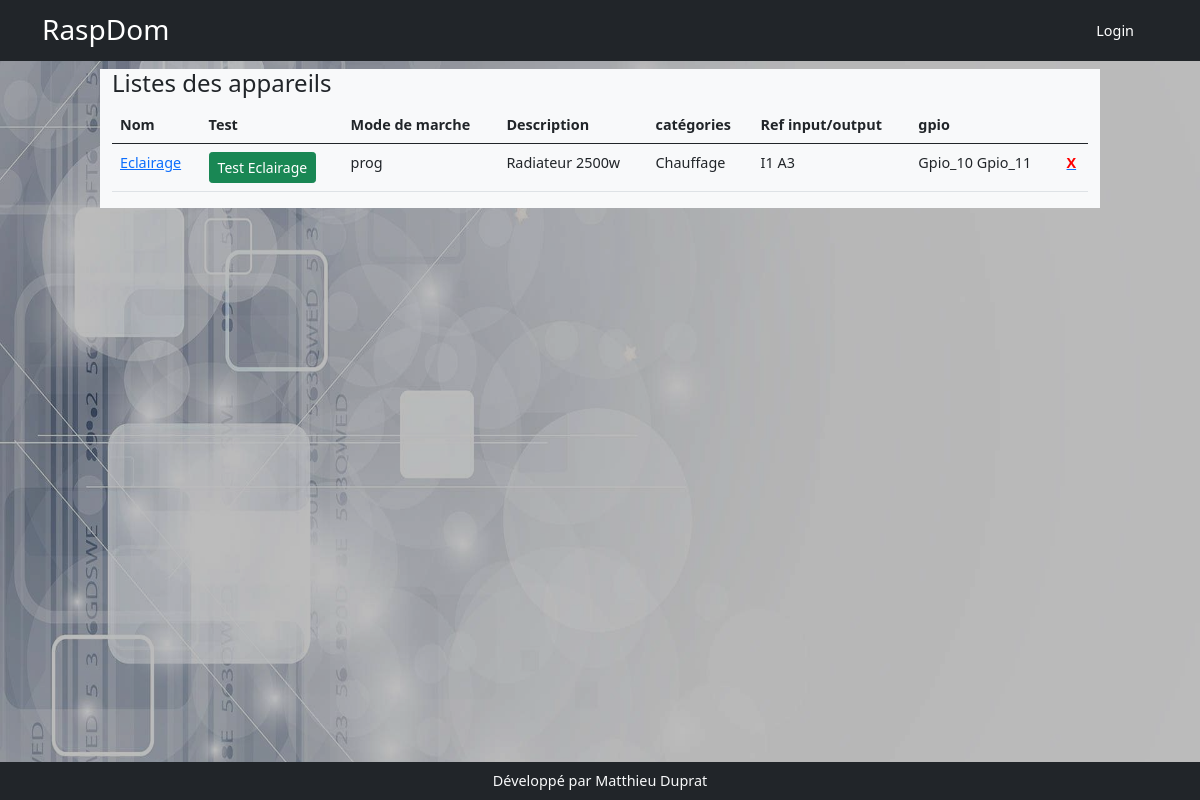
Page /appareils on the earlier database version.
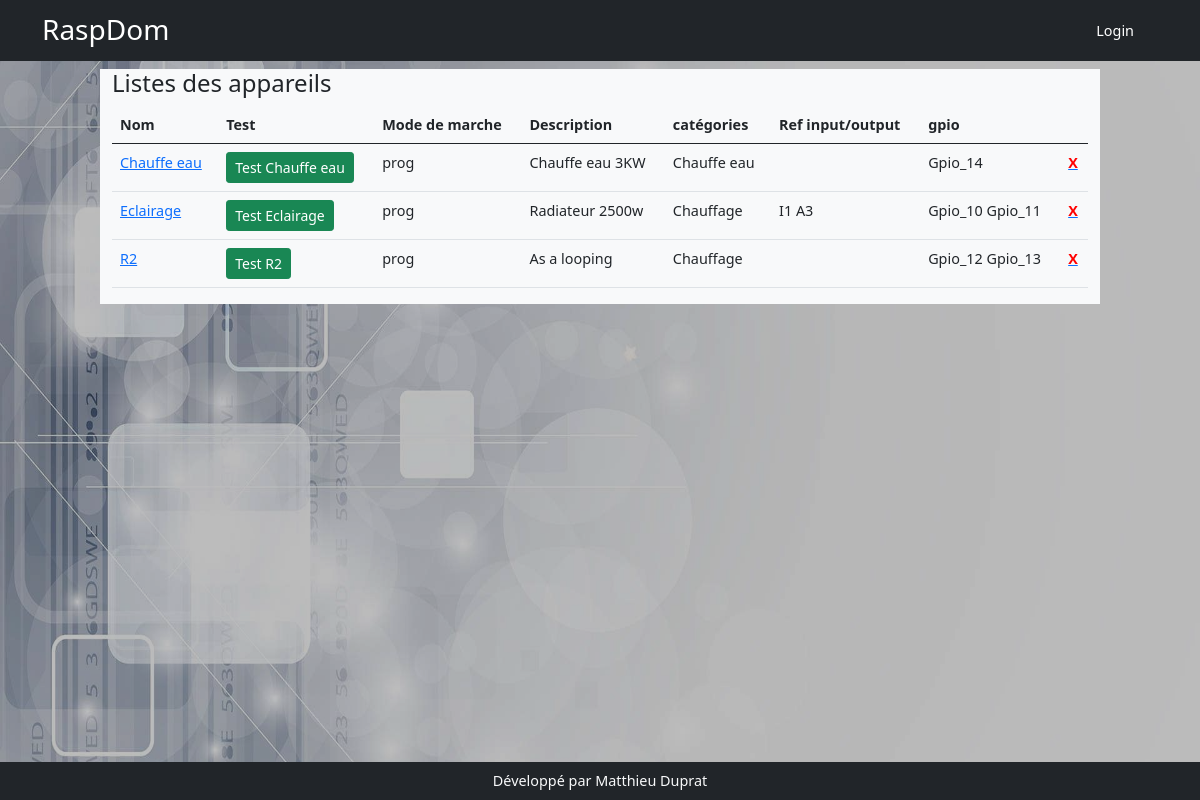
Same page on the later database version.
### models.py (models this page shows, shortened)
class Appareil(db.Model):
    id = db.Column(db.Integer, primary_key=True)
    nom = db.Column(db.String(200))
    description = db.Column(db.String(200))
    categorieappareil = db.Column(db.String(200), nullable=True)
    sortie = db.Column(db.String(200), nullable=True)
    image = db.Column(db.String(200), nullable=True)
    gpios = db.relationship('Gpio', backref='appareil', lazy=True)
    order_gpio = db.Column(db.String(200))
    nbre_gpio = db.Column(db.Integer)
    programmations = db.relationship('Programmation', backref='appareil_programmation', lazy=True)
    mode_de_marche = db.relationship('ModeDeMarche',  uselist=False,  backref='appareil_mode_de_marche', lazy=True)
    auto = db.relationship('Auto', uselist=False, backref='appareil_auto', lazy=True)
    sonde_id = db.Column(db.Integer, db.ForeignKey('sonde.id'))
    sonde = db.relationship('Sonde', uselist=False, backref='appareil_sonde', lazy=True)
    manuel = db.relationship('Manuel', uselist=False, backref='appareil_ordre', lazy=True)
    label = db.Column(db.String(250))
    sonde_actived = db.Column(db.Boolean,default=False, nullable=False)
    mf = db.relationship('Mf',  cascade="delete",uselist=False, backref='app_mf', lazy=True)

class ModeDeMarche(db.Model):
    id = db.Column(db.Integer, primary_key=True)
    appareil_id = db.Column(db.Integer,db.ForeignKey('appareil.id'), nullable=False)
    mode_de_marche = db.Column(db.String(200), default='off')

class Gpio(db.Model):
    id = db.Column(db.Integer, primary_key=True)
    nom = db.Column(db.String(200))
    mode = db.Column(db.String(10))
    valeur = db.Column(db.String(10))
    info = db.Column(db.String(200))
    appareil_id = db.Column(db.Integer, db.ForeignKey('appareil.id'), nullable=True, default='')

### app.py (the view)
@app.route('/appareils')
def appareils():
    appareils = Appareil.query.order_by('nom')
    return render_template('appareil/appareils.html', appareils=appareils)

### templates/appareil/appareils.html
{% extends 'base.html' %}
{% block content %}
<div class="row">
    <div class="col-md-10 mx-auto  bg-light">
        <h4>Listes des appareils</h4>
        <table class="table">
            <thead>
                <tr>
                    <th>Nom</th>
                    <th>Test</th>
                    <th>Mode de marche</th>
                    <th>Description</th>
                    <th>catégories</th>
                    <th>Ref input/output</th>
                    <th>gpio</th>
                    <th></th>
                </tr>
            </thead>
            <tbody>{% for appareil in appareils %}
                <tr>
                    <td><a href="{{url_for('edit_appareil', appareil_id=appareil.id)}}">{{appareil.nom}}</a> </td>
                    <td><a class="btn btn-success btn-sm" href="{{ url_for('test', appareil_id=appareil.id)}}">Test {{appareil.nom}}</a></td>
                    <td>{{ appareil.mode_de_marche.mode_de_marche}}</td>
                    <td>{{ appareil.description}}</td>
                    <td>{{appareil.label}}</td>
                    <td>{% for data in appareil.gpios if data %} {{data.nom}}{% endfor %}</td>
                    <td>{% for data in appareil.gpios if data %} {{data.valeur}} {% endfor %}</td>
                    <td><a href="{{url_for('delete_appareil', appareil_id=appareil.id)}}"><b style="color:red">X</b></a></td>
                </tr>{% endfor %}
            </tbody>
        </table>
    </div>
</div>
{% endblock %}

Differences in the rows shown:
added Appareil: nom "Chauffe eau", mode_de_marche.mode_de_marche "prog", description "Chauffe eau 3KW", label "Chauffe eau"
added Gpio: valeur "Gpio_14", shown under "Chauffe eau"
added Appareil: nom "R2", mode_de_marche.mode_de_marche "prog", description "As a looping", label "Chauffage"
added Gpio: valeur "Gpio_12", shown under "R2"
added Gpio: valeur "Gpio_13", shown under "R2"
